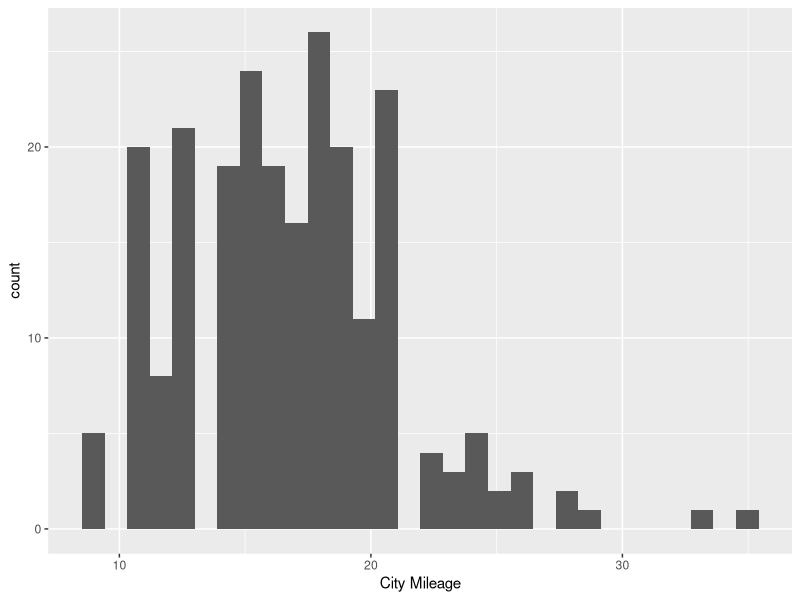
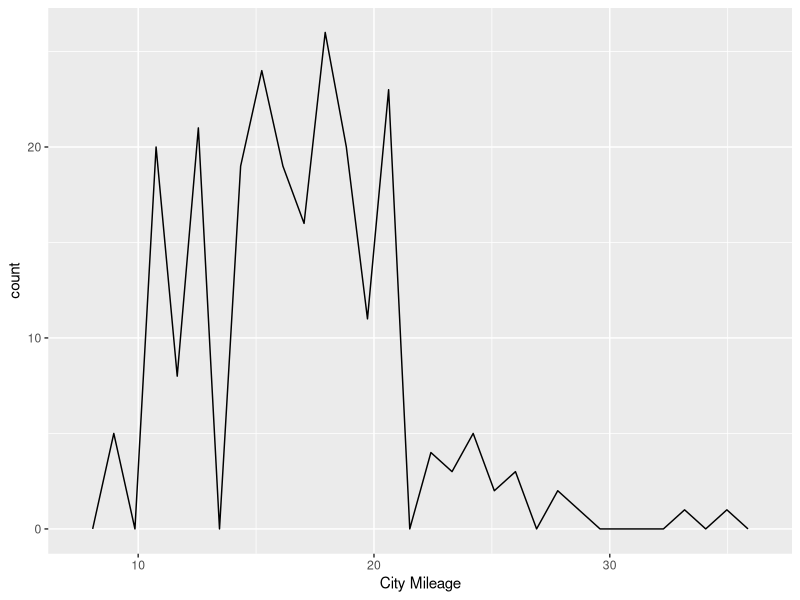
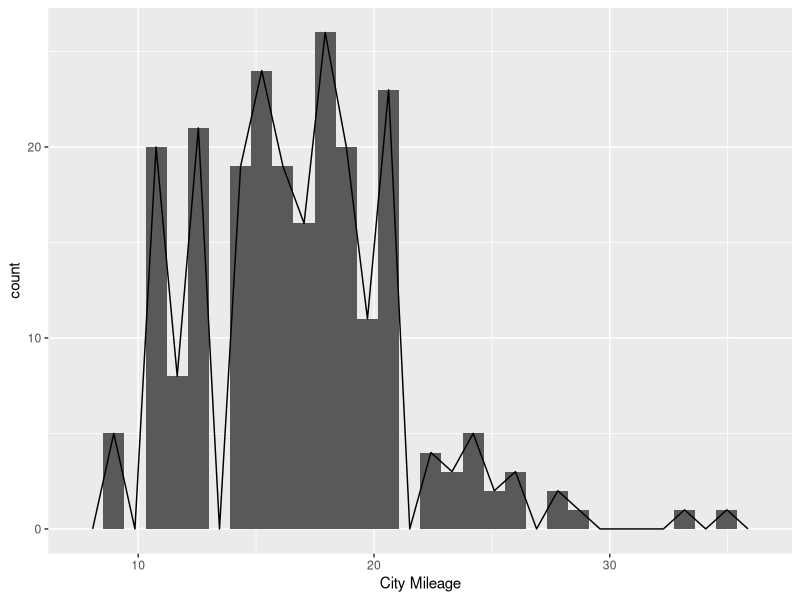
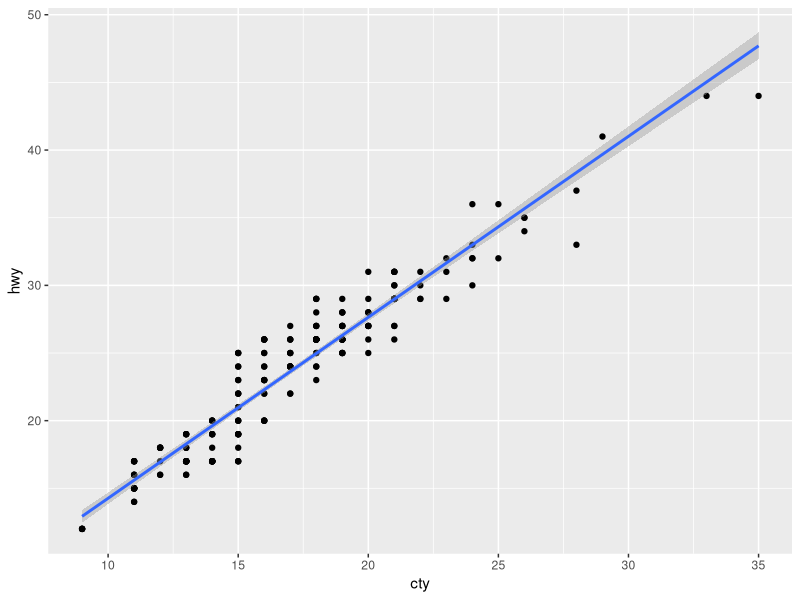
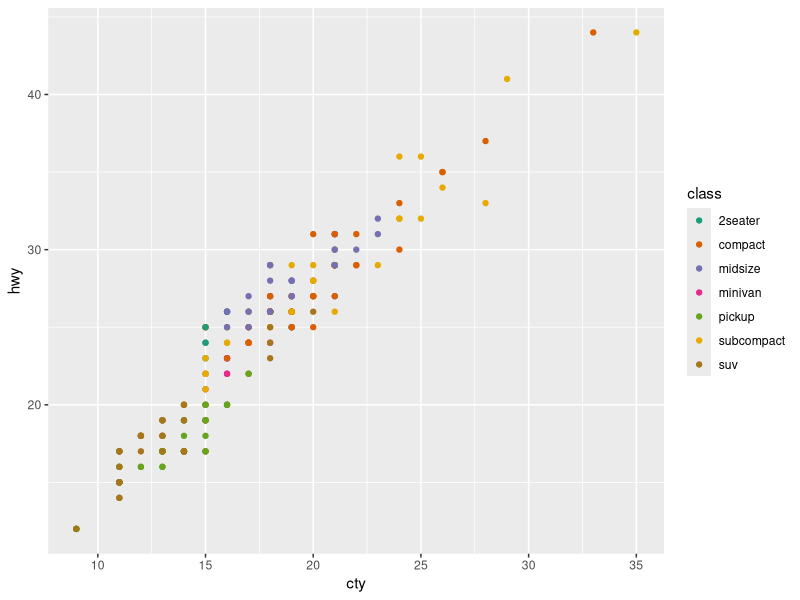

Source code (R) for these figures, in order:
library(tidyverse)

data()
View(mpg)

glimpse(mpg)

filter(mpg, cty >= 20)
mpg_efficient <- filter(mpg, cty >= 20)
View(mpg_efficient)
mpg_f <- filter(mpg, manufacturer == "ford")
View(mpg_f)
mpg_metric <- mutate(mpg, cty_metric = 0.425144 * cty)
glimpse(mpg_metric)

mpg_metric <- mpg %>% 
  mutate(cty_metric = 0.425144 * cty)


View(mpg)
mpg %>% 
  group_by(class) %>% 
  summarise(mean(cty),
            median(cty))



ggplot(mpg, aes(x = cty)) + 
  geom_histogram() +
  labs(x = "City Mileage")

ggplot(mpg, aes(x = cty)) + 
  geom_freqpoly() +
  labs(x = "City Mileage")

ggplot(mpg, aes(x = cty)) + 
  geom_histogram() +
  geom_freqpoly() +
  labs(x = "City Mileage")

ggplot(mpg, aes(x = cty,
                y = hwy))+
  geom_point() +
  geom_smooth(method = "lm")


ggplot(mpg, aes(x = cty,
                y = hwy,
                color = class))+
  geom_point() +
  scale_color_brewer(palette = "Dark2")

